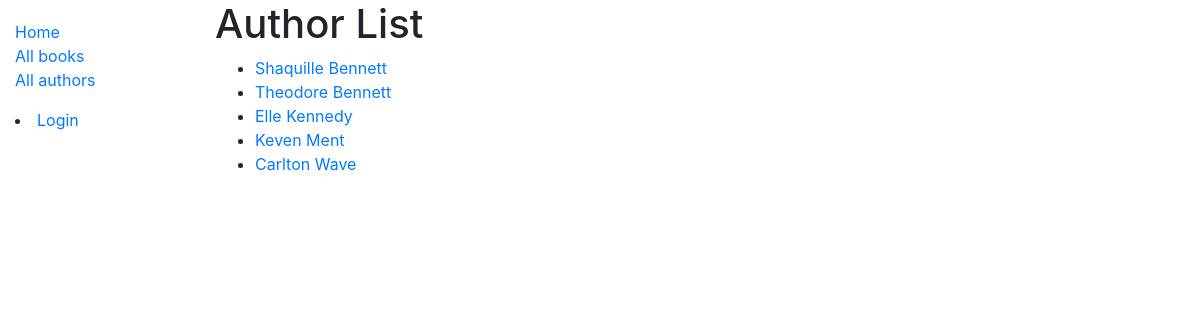
Screenshot of /catalog/authors/ with the database file from the repository.
### catalog/models.py (models this page shows, shortened)
class Author(models.Model):
    first_name = models.CharField(max_length=100)
    last_name = models.CharField(max_length=100)
    date_of_birth = models.DateField(null=True, blank=True)
    date_of_death = models.DateField('Died', null=True, blank=True)
    class Meta:
        ordering = ['last_name', 'first_name']
    def get_absolute_url(self):
        return reverse('author-detail', args=[str(self.id)])

### catalog/views.py (the view)
# urls.py: path('authors/', views.AuthorListView.as_view(), name='authors'),
class AuthorListView(generic.ListView):
    model = Author
    paginate_by = 10

### catalog/templates/catalog/author_list.html
{% extends "base_generic.html" %}
{% block content %}
  <h1>Author List</h1>
  {% if author_list %}
  <ul>
    {% for author in author_list %}
      <li>
        <a href="{{ author.get_absolute_url }}">{{ author.first_name}} {{author.last_name}}</a>
      </li>
    {% endfor %}
  </ul>
  {% else %}
    <p>There are no author.</p>
  {% endif %}
{% endblock %}

### rows the page displays
Author: first_name "Shaquille", last_name "Bennett"
Author: first_name "Theodore", last_name "Bennett"
Author: first_name "Elle", last_name "Kennedy"
Author: first_name "Keven", last_name "Ment"
Author: first_name "Carlton", last_name "Wave"
